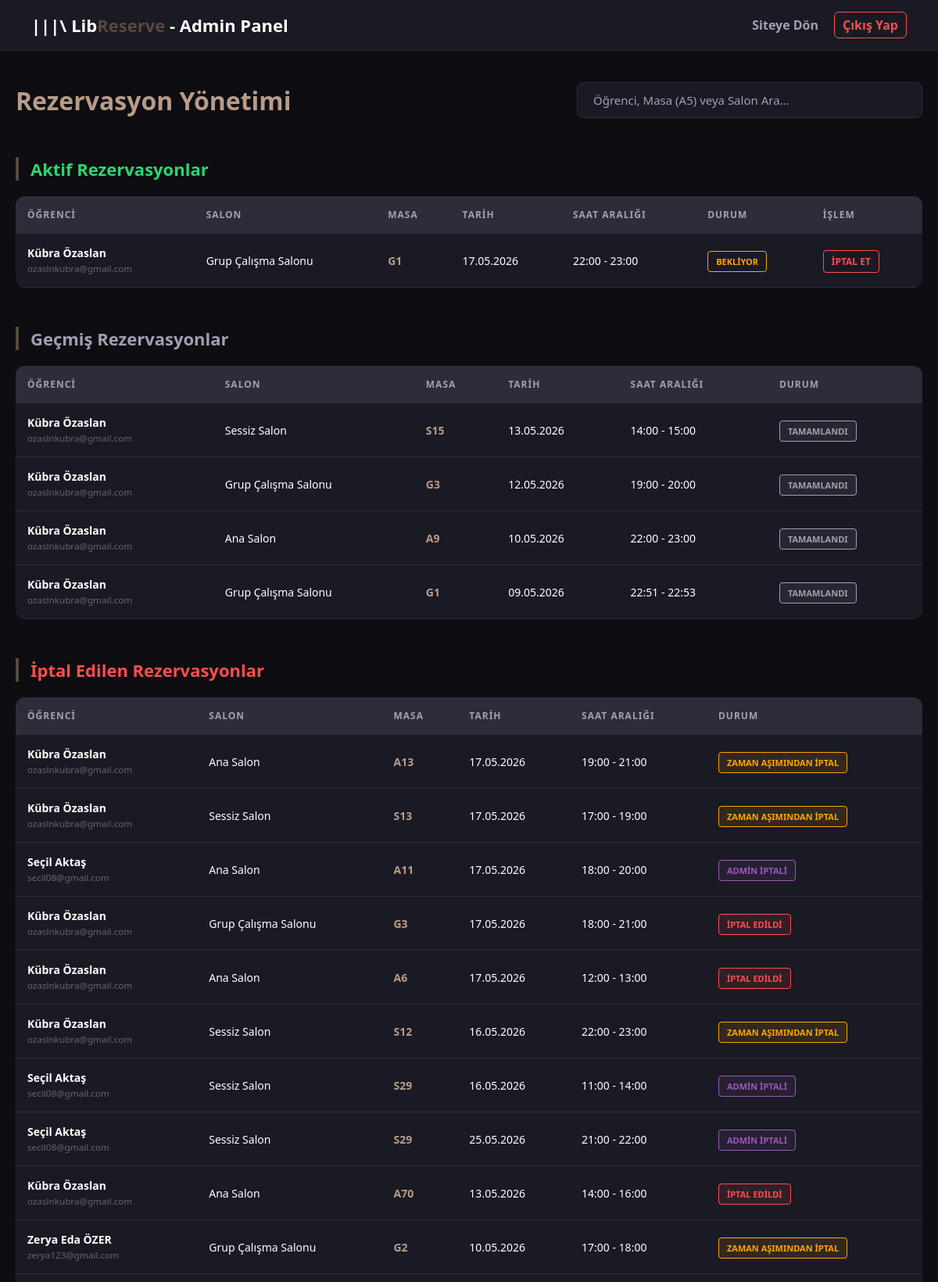
The app's page /admin_panel.php (signed in, upper part) with its own data.
### tables this page shows
CREATE TABLE IF NOT EXISTS `rezervasyonlar` (
  `id` int NOT NULL AUTO_INCREMENT,
  `kullanici_id` int NOT NULL,
  `masa_id` int NOT NULL,
  `tarih` date NOT NULL,
  `baslangic_saati` time NOT NULL,
  `bitis_saati` time NOT NULL,
  `durum` enum('aktif','tamamlandi','iptal') DEFAULT 'aktif',
  `olusturulma_tarihi` timestamp NULL DEFAULT CURRENT_TIMESTAMP,
  `onaylandi` tinyint(1) DEFAULT '0',
  `iptal_edildi` tinyint(1) DEFAULT '0',
  PRIMARY KEY (`id`),
  KEY `kullanici_id` (`kullanici_id`),
  KEY `masa_id` (`masa_id`)
);

CREATE TABLE IF NOT EXISTS `kullanicilar` (
  `id` int NOT NULL AUTO_INCREMENT,
  `ad_soyad` varchar(100) NOT NULL,
  `email` varchar(100) NOT NULL,
  `sifre` varchar(255) NOT NULL,
  `rol` enum('ogrenci','admin') DEFAULT 'ogrenci',
  `kayit_tarihi` timestamp NULL DEFAULT CURRENT_TIMESTAMP,
  PRIMARY KEY (`id`),
  UNIQUE KEY `ogrenci_no` (`email`),
  UNIQUE KEY `email` (`email`)
);

CREATE TABLE IF NOT EXISTS `masalar` (
  `id` int NOT NULL AUTO_INCREMENT,
  `masa_kodu` varchar(10) NOT NULL,
  `salon_adi` varchar(100) NOT NULL,
  `durum` enum('bos','dolu','arizali') DEFAULT 'bos',
  PRIMARY KEY (`id`)
);

### admin_panel.php (the view, shortened to what this page needs)
<?php
require_once 'config.php';
$sorgu = "SELECT r.*, m.masa_kodu, m.salon_adi, k.ad_soyad, k.email
          FROM rezervasyonlar r
          JOIN masalar m ON r.masa_id = m.id
          JOIN kullanicilar k ON r.kullanici_id = k.id
          ORDER BY r.id DESC";
$sonuc = mysqli_query($db, $sorgu);
$aktif_rez = [];
$gecmis_rez = [];
$iptal_rez = [];
while ($row = mysqli_fetch_assoc($sonuc)) {
    $bitis_zamani = strtotime($row['tarih'] . ' ' . $row['bitis_saati']);
    if ($row['iptal_edildi'] > 0) {
        $iptal_rez[] = $row;
    } elseif ($bitis_zamani > time()) {
        $aktif_rez[] = $row;
    } else {
        $gecmis_rez[] = $row;
    }
}
?>
<!DOCTYPE html>
<html lang="tr">
<head>
</head>
<body>
    <nav class="navbar">
        <div class="logo">|||\ Lib<span>Reserve</span> - Admin Panel</div>
        <div style="display: flex; gap: 20px; align-items: center;">
            <a href="index.php" style="color: #a0a0b0; text-decoration: none; font-weight: bold;">Siteye Dön</a>
            <a href="cikis.php" style="color:#ff4d4d; text-decoration:none; font-weight:bold; border: 1px solid #ff4d4d; padding: 5px 10px; border-radius: 6px;" onclick="return confirm('Çıkış yapmak istediğinizden emin misiniz?');">Çıkış Yap</a>
        </div>
    </nav>
    <div class="container">
        <div class="header-container">
            <h1>Rezervasyon Yönetimi</h1>
            <input type="text" id="aramaKutusu" class="search-box" placeholder="Öğrenci, Masa (A5) veya Salon Ara...">
        </div>
        <div class="section-title" style="color: #2ed573;">Aktif Rezervasyonlar</div>
        <table>
            <thead><tr><th>Öğrenci</th><th>Salon</th><th>Masa</th><th>Tarih</th><th>Saat Aralığı</th><th>Durum</th><th>İşlem</th></tr></thead>
            <tbody>
                <?php foreach ($aktif_rez as $rez): ?>
                <tr class="veri-satiri">
                    <td><strong><?php echo htmlspecialchars($rez['ad_soyad']); ?></strong><br><small style="color:#666;"><?php echo $rez['email']; ?></small></td>
                    <td><?php echo $rez['salon_adi']; ?></td>
                    <td><span style="color:#b89c88; font-weight:bold;"><?php echo $rez['masa_kodu']; ?></span></td>
                    <td><?php echo date('d.m.Y', strtotime($rez['tarih'])); ?></td>
                    <td><?php echo substr($rez['baslangic_saati'], 0, 5) . " - " . substr($rez['bitis_saati'], 0, 5); ?></td>
                    <td>
                        <?php if($rez['onaylandi'] == 1): ?>
                            <span class="badge badge-aktif">MASADA</span>
                        <?php else: ?>
                            <span class="badge" style="color:#ffa502; border: 1px solid #ffa502;">BEKLİYOR</span>
                        <?php endif; ?>
                    </td>
                    <td><a href="rezervasyon_iptal.php?id=<?php echo $rez['id']; ?>" class="btn-cancel" onclick="return confirm('İptal etmek istediğinizden emin misiniz?');">İPTAL ET</a></td>
                </tr>
                <?php endforeach; ?>
            </tbody>
        </table>
        <div class="section-title" style="color: #a0a0b0;">Geçmiş Rezervasyonlar</div>
        <table>
            <thead><tr><th>Öğrenci</th><th>Salon</th><th>Masa</th><th>Tarih</th><th>Saat Aralığı</th><th>Durum</th></tr></thead>
            <tbody>
                <?php foreach ($gecmis_rez as $rez): ?>
                <tr class="veri-satiri">
                    <td><strong><?php echo htmlspecialchars($rez['ad_soyad']); ?></strong><br><small style="color:#666;"><?php echo $rez['email']; ?></small></td>
                    <td><?php echo $rez['salon_adi']; ?></td>
                    <td><span style="color:#b89c88; font-weight:bold;"><?php echo $rez['masa_kodu']; ?></span></td>
                    <td><?php echo date('d.m.Y', strtotime($rez['tarih'])); ?></td>
                    <td><?php echo substr($rez['baslangic_saati'], 0, 5) . " - " . substr($rez['bitis_saati'], 0, 5); ?></td>
                    <td><span class="badge badge-gecmis">TAMAMLANDI</span></td>
                </tr>
                <?php endforeach; ?>
            </tbody>
        </table>
        <div class="section-title" style="color: #ff4d4d;">İptal Edilen Rezervasyonlar</div>
        <table>
            <thead><tr><th>Öğrenci</th><th>Salon</th><th>Masa</th><th>Tarih</th><th>Saat Aralığı</th><th>Durum</th></tr></thead>
            <tbody>
                <?php foreach ($iptal_rez as $rez): ?>
                <tr class="veri-satiri">
                    <td><strong><?php echo htmlspecialchars($rez['ad_soyad']); ?></strong><br><small style="color:#666;"><?php echo $rez['email']; ?></small></td>
                    <td><?php echo $rez['salon_adi']; ?></td>
                    <td><span style="color:#b89c88; font-weight:bold;"><?php echo $rez['masa_kodu']; ?></span></td>
                    <td><?php echo date('d.m.Y', strtotime($rez['tarih'])); ?></td>
                    <td><?php echo substr($rez['baslangic_saati'], 0, 5) . " - " . substr($rez['bitis_saati'], 0, 5); ?></td>
                    <td>
                        <?php if($rez['iptal_edildi'] == 2): ?>
                            <span class="badge badge-otomatik">ZAMAN AŞIMINDAN İPTAL</span>
                        <?php elseif($rez['iptal_edildi'] == 3): ?>
                            <span class="badge badge-admin">ADMİN İPTALİ</span>
                        <?php else: ?>
                            <span class="badge badge-iptal">İPTAL EDİLDİ</span>
                        <?php endif; ?>
                    </td>
                </tr>
                <?php endforeach; ?>
            </tbody>
        </table>
    </div>
</body>
</html>

### admin_panel.php (style rules this page uses)
body { margin: 0; background-color: #0d0d12; color: #ffffff; font-family: 'Segoe UI', sans-serif; }
.navbar { background-color: #1a1a24; padding: 15px 40px; display: flex; justify-content: space-between; align-items: center; border-bottom: 1px solid #2d2d3a; position: sticky; top: 0; z-index: 100; }
.logo { font-size: 22px; font-weight: bold; }
.logo span { color: #58493e; }
.container { max-width: 1200px; margin: 40px auto; padding: 0 20px; }
.header-container { display: flex; justify-content: space-between; align-items: center; margin-bottom: 30px; margin-top: 40px; }
.header-container h1 { color: #b89c88; margin: 0; }
.search-box { width: 100%; max-width: 400px; padding: 12px 20px; background-color: #1a1a24; border: 1px solid #2d2d3a; border-radius: 8px; color: #fff; font-size: 15px; outline: none; transition: 0.3s; font-family: inherit; }
.search-box::placeholder { color: #a0a0b0; }
.section-title { border-left: 4px solid #58493e; padding-left: 15px; margin: 50px 0 20px; font-size: 22px; font-weight: bold; }
table { width: 100%; border-collapse: collapse; background-color: #1a1a24; border-radius: 12px; overflow: hidden; margin-bottom: 40px; }
th, td { padding: 15px; text-align: left; border-bottom: 1px solid #2d2d3a; font-size: 14px; }
th { background-color: #2d2d3a; color: #a0a0b0; text-transform: uppercase; font-size: 12px; letter-spacing: 1px; }
.badge { padding: 5px 10px; border-radius: 4px; font-size: 11px; font-weight: bold; text-transform: uppercase; }
.badge-gecmis { background: rgba(160, 160, 176, 0.1); color: #a0a0b0; border: 1px solid #a0a0b0; }
.badge-iptal { background: rgba(255, 77, 77, 0.1); color: #ff4d4d; border: 1px solid #ff4d4d; }
.badge-otomatik { background: rgba(255, 165, 2, 0.1); color: #ffa502; border: 1px solid #ffa502; }
.badge-admin { background: rgba(155, 89, 182, 0.1); color: #9b59b6; border: 1px solid #9b59b6; }
.btn-cancel { color: #ff4d4d; text-decoration: none; font-weight: bold; border: 1px solid #ff4d4d; padding: 5px 10px; border-radius: 4px; transition: 0.3s; font-size: 12px; }

### records on screen
rezervasyonlar: kullanicilar.ad_soyad "Kübra Özaslan", kullanicilar.email "ozaslnkubra@gmail.com", masalar.salon_adi "Grup Çalışma Salonu", masalar.masa_kodu "G1", tarih "17.05.2026", baslangic_saati "22:00", bitis_saati "23:00", onaylandi "BEKLİYOR"
rezervasyonlar: kullanicilar.ad_soyad "Kübra Özaslan", kullanicilar.email "ozaslnkubra@gmail.com", masalar.salon_adi "Sessiz Salon", masalar.masa_kodu "S15", tarih "13.05.2026", baslangic_saati "14:00", bitis_saati "15:00"
rezervasyonlar: kullanicilar.ad_soyad "Kübra Özaslan", kullanicilar.email "ozaslnkubra@gmail.com", masalar.salon_adi "Grup Çalışma Salonu", masalar.masa_kodu "G3", tarih "12.05.2026", baslangic_saati "19:00", bitis_saati "20:00"
rezervasyonlar: kullanicilar.ad_soyad "Kübra Özaslan", kullanicilar.email "ozaslnkubra@gmail.com", masalar.salon_adi "Ana Salon", masalar.masa_kodu "A9", tarih "10.05.2026", baslangic_saati "22:00", bitis_saati "23:00"
rezervasyonlar: kullanicilar.ad_soyad "Kübra Özaslan", kullanicilar.email "ozaslnkubra@gmail.com", masalar.salon_adi "Grup Çalışma Salonu", masalar.masa_kodu "G1", tarih "09.05.2026", baslangic_saati "22:51", bitis_saati "22:53"
rezervasyonlar: kullanicilar.ad_soyad "Kübra Özaslan", kullanicilar.email "ozaslnkubra@gmail.com", masalar.salon_adi "Ana Salon", masalar.masa_kodu "A13", tarih "17.05.2026", baslangic_saati "19:00", bitis_saati "21:00", iptal_edildi "ZAMAN AŞIMINDAN İPTAL"
rezervasyonlar: kullanicilar.ad_soyad "Kübra Özaslan", kullanicilar.email "ozaslnkubra@gmail.com", masalar.salon_adi "Sessiz Salon", masalar.masa_kodu "S13", tarih "17.05.2026", baslangic_saati "17:00", bitis_saati "19:00", iptal_edildi "ZAMAN AŞIMINDAN İPTAL"
rezervasyonlar: kullanicilar.ad_soyad "Seçil Aktaş", kullanicilar.email "secil08@gmail.com", masalar.salon_adi "Ana Salon", masalar.masa_kodu "A11", tarih "17.05.2026", baslangic_saati "18:00", bitis_saati "20:00", iptal_edildi "ADMİN İPTALİ"
rezervasyonlar: kullanicilar.ad_soyad "Kübra Özaslan", kullanicilar.email "ozaslnkubra@gmail.com", masalar.salon_adi "Grup Çalışma Salonu", masalar.masa_kodu "G3", tarih "17.05.2026", baslangic_saati "18:00", bitis_saati "21:00", iptal_edildi "İPTAL EDİLDİ"
rezervasyonlar: kullanicilar.ad_soyad "Kübra Özaslan", kullanicilar.email "ozaslnkubra@gmail.com", masalar.salon_adi "Ana Salon", masalar.masa_kodu "A6", tarih "17.05.2026", baslangic_saati "12:00", bitis_saati "13:00", iptal_edildi "İPTAL EDİLDİ"
rezervasyonlar: kullanicilar.ad_soyad "Kübra Özaslan", kullanicilar.email "ozaslnkubra@gmail.com", masalar.salon_adi "Sessiz Salon", masalar.masa_kodu "S12", tarih "16.05.2026", baslangic_saati "22:00", bitis_saati "23:00", iptal_edildi "ZAMAN AŞIMINDAN İPTAL"
rezervasyonlar: kullanicilar.ad_soyad "Seçil Aktaş", kullanicilar.email "secil08@gmail.com", masalar.salon_adi "Sessiz Salon", masalar.masa_kodu "S29", tarih "16.05.2026", baslangic_saati "11:00", bitis_saati "14:00", iptal_edildi "ADMİN İPTALİ"
rezervasyonlar: kullanicilar.ad_soyad "Seçil Aktaş", kullanicilar.email "secil08@gmail.com", masalar.salon_adi "Sessiz Salon", masalar.masa_kodu "S29", tarih "25.05.2026", baslangic_saati "21:00", bitis_saati "22:00", iptal_edildi "ADMİN İPTALİ"
rezervasyonlar: kullanicilar.ad_soyad "Kübra Özaslan", kullanicilar.email "ozaslnkubra@gmail.com", masalar.salon_adi "Ana Salon", masalar.masa_kodu "A70", tarih "13.05.2026", baslangic_saati "14:00", bitis_saati "16:00", iptal_edildi "İPTAL EDİLDİ"
rezervasyonlar: kullanicilar.ad_soyad "Zerya Eda ÖZER", kullanicilar.email "zerya123@gmail.com", masalar.salon_adi "Grup Çalışma Salonu", masalar.masa_kodu "G2", tarih "10.05.2026", baslangic_saati "17:00", bitis_saati "18:00", iptal_edildi "ZAMAN AŞIMINDAN İPTAL"
